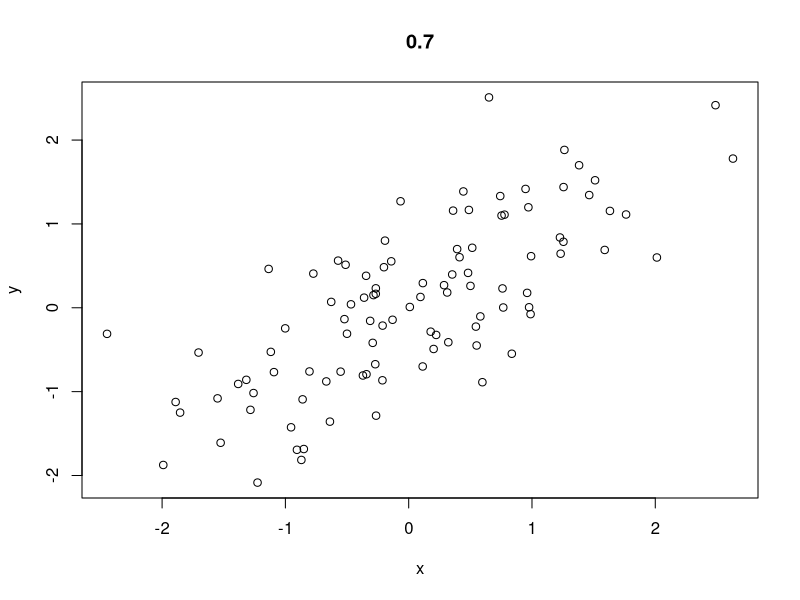
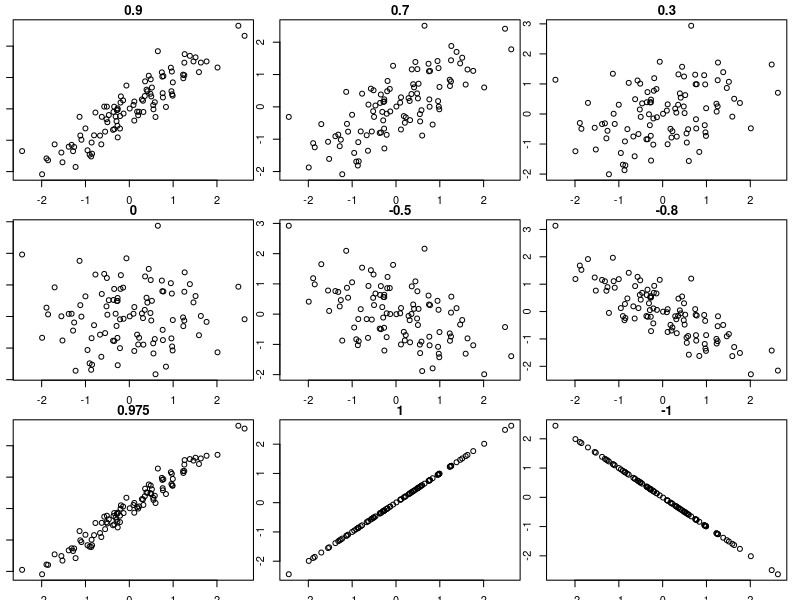
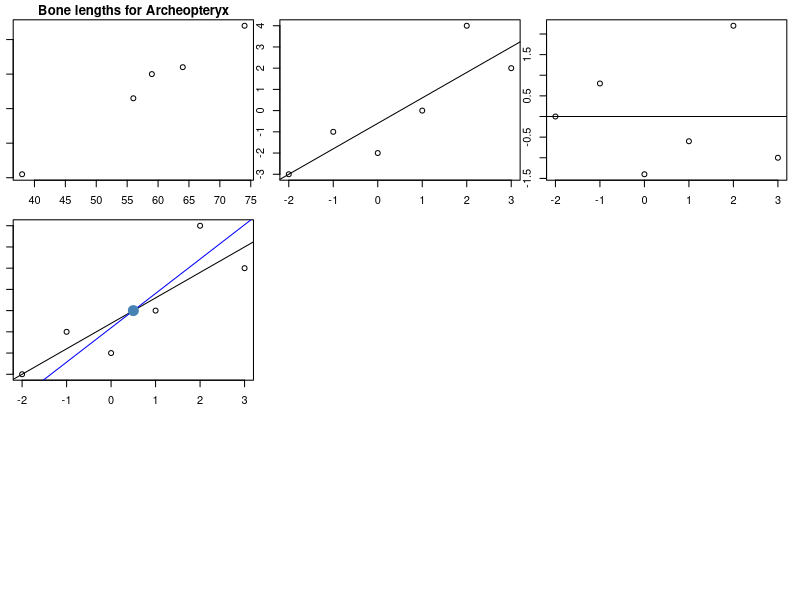
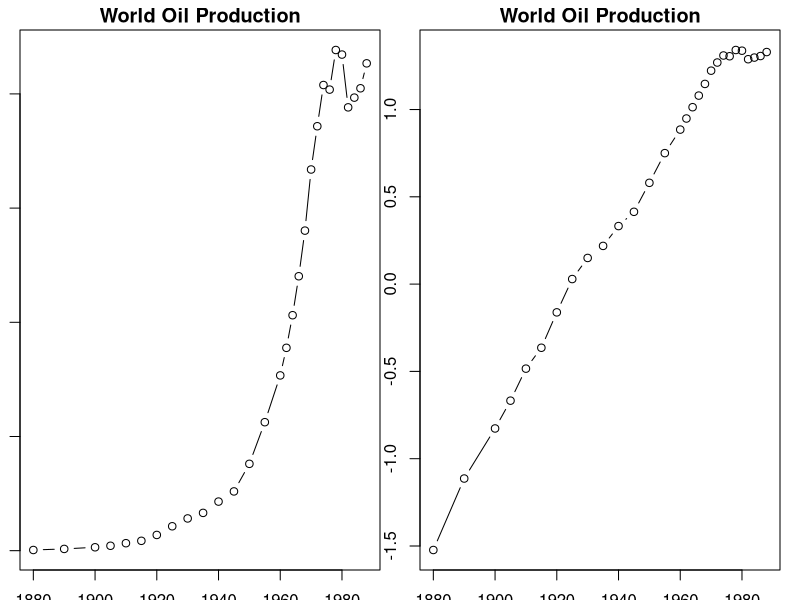
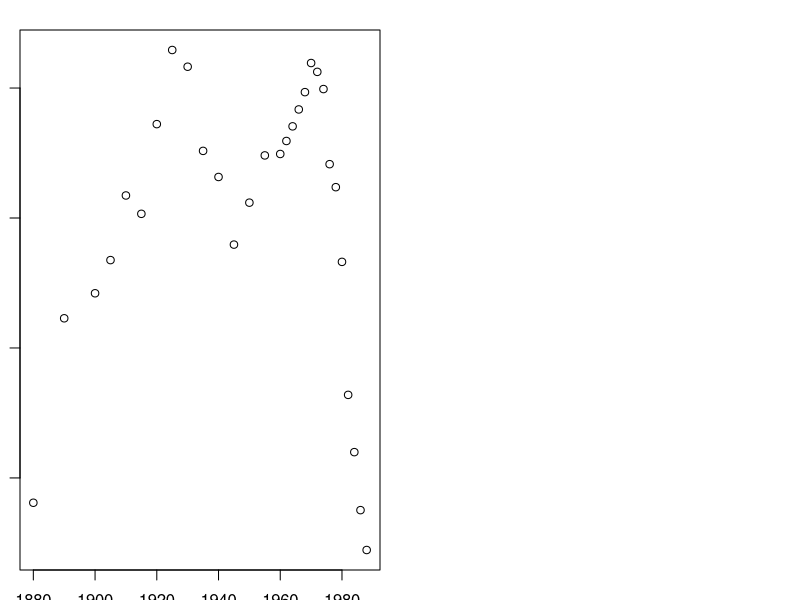
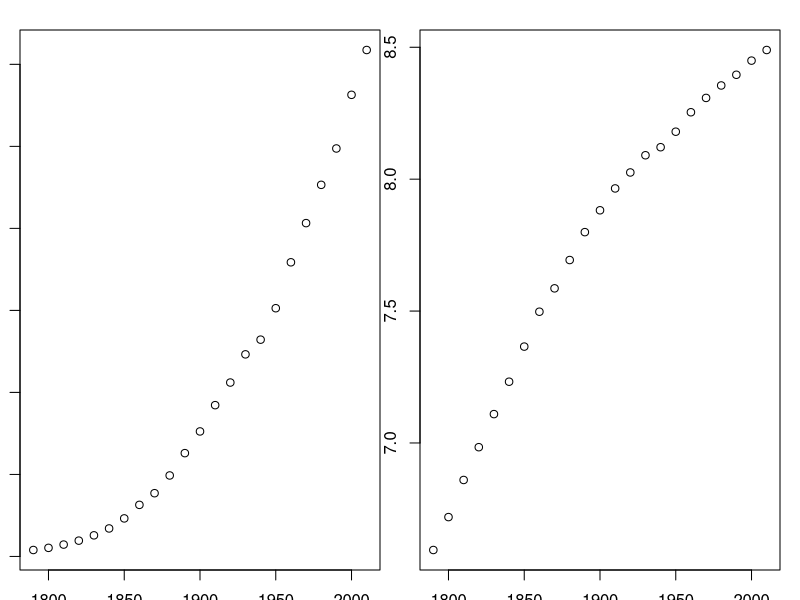
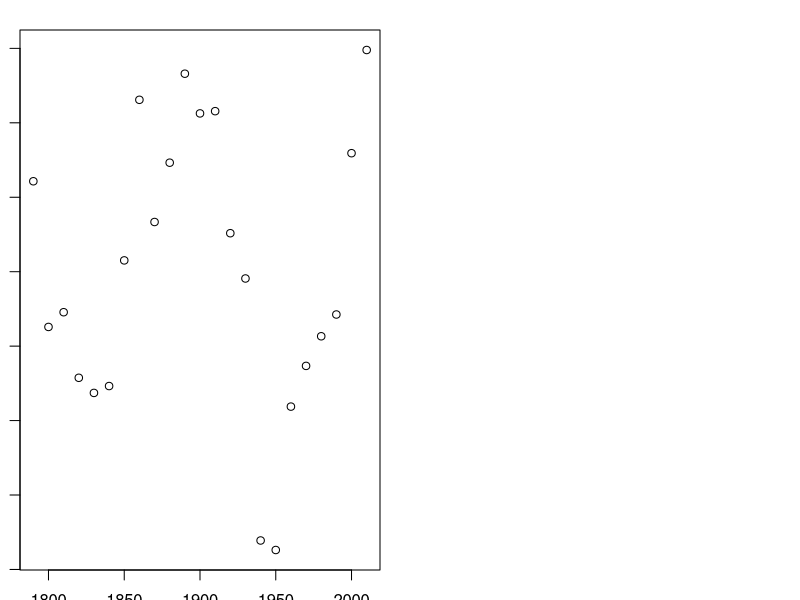

Reproduce these figures in R, in order.
## ---- chunk 1
knitr::opts_chunk$set(comment = NA)
## ---- chunk 2
x <- rnorm(100)
z <- rnorm(100)
## ---- chunk 3
simulate_r <- function(x, z, r) {
  y <- r*x + sqrt(1-r^2)*z
  plot(x, y, main = r)
}
## ---- chunk 4
r <- 0.7
simulate_r(x, z, r)
## ---- chunk 5
rs <- c(.9, .7, .3, 0, -.5, -.8, .975, 1, -1)
# opar <- par()
par(mfrow = c(3,3), mar = c(1.5,1,1.5,1))
dummy <- lapply(rs, simulate_r, x = x, z = z)
# par(opar)
## ---- chunk 6
femur <- c(38, 56, 59, 64, 74)
humerous <- c(41, 63, 70, 72, 84)
cor(femur, humerous)
plot(femur, humerous, main = "Bone lengths for Archeopteryx")
## ---- chunk 7
x <- c(-2, -1,  0, 1, 2, 3)
y <- c(-3, -1, -2, 0, 4, 2)
xbar <- sum(x) / length(x)
ybar <- sum(y) / length(y)
varx <- sum((x - xbar)^2) / (length(x) - 1)
covxy <- sum((x - xbar) * (y - ybar)) / (length(x) - 1)
bhat <- covxy / varx
ahat <- ybar - bhat * xbar
c(bhat, ahat)
## ---- chunk 8
df <- data.frame(x, y)
df
l <- lm(df$y ~ df$x)
l
plot(df)
abline(l[1], l[2])
## ---- chunk 9
df$resid = resid(l)
df$predict = predict(l)
df
plot(x, df$resid)
abline(0, 0)
## ---- chunk 10
vary <- sum((y - ybar)^2) / (length(y) - 1)
bhat <- covxy / vary
ahat <- xbar - bhat * ybar
c(bhat, ahat)
## ---- chunk 11
plot(df$x, df$y)
abline(lm(df$y ~ df$x))
lr <- lm(df$x ~ df$y)
ahat <- lr$coefficients[1]
bhat <- lr$coefficients[2]
abline(a=-ahat/bhat, b=1/bhat, col="blue")
points(mean(x), mean(y), pch=19, cex=2, col="steelblue")
## ---- chunk 12
year = c(1880, 1890, 1900, 1905, 1910, 1915, 1920, 1925, 1930, 1935,
         1940, 1945, 1950, 1955, 1960, 1962, 1964, 1966, 1968, 1970,
         1972, 1974, 1976, 1978, 1980, 1982, 1984, 1986, 1988)
# In billions of barrels
oil = c(.030, .077, .149, .215, .328, .432, .689, 1.069, 1.412, 1.655,
        2.150, 2.595, 3.803, 5.626, 7.674, 8.882, 10.310, 12.016, 14.014, 16.690, 
        18.584, 20.389, 20.188, 21.922, 21.722, 19.411, 19.837, 20.246, 21.338)
length(year)
length(oil)
par(mfcol=1:2)
plot(year, oil, type="b",
     main="World Oil Production", 
     ylab = "billions of barrels")
plot(year, log(oil, 10), type="b", 
     main="World Oil Production",
     ylab = "log(billions of barrels)")
## ---- chunk 13
logbarrel = log(oil, 10)
use = lm(logbarrel~year)
summary(use)
## ---- chunk 14
use = lm(logbarrel ~ year)
use$coefficients[2] * log(10)
## ---- chunk 15
plot(year, resid(use))
## ---- chunk 16
S <- c(1, 2, 5, 10, 20)
V <- c(1.0, 1.5, 2.2, 2.5, 2.9)
Sinv <- 1/S
Vinv <- 1/V
(chem.lm <- lm(Vinv ~ Sinv)) # Outer parentheses force printing it.
1/chem.lm$coefficients[1] # is v
# Somehow the other answer is k=2.122
## ---- chunk 17
#install.packages("nlme")
library(nlme)
#help(nlme)
#help(gnls)

gnls(V ~ Vmax*S/(Km+S),
     data = data.frame(V,S),
     start = list(Vmax=3.1141, Km=2.1216))
## ---- chunk 18
C <- matrix(c(1, 2, 3, 4), nrow = 2)
C
t(C)
det(C)
C^-1 # Nope!
C %*% C^-1
library("MASS")
ginv(C)
C %*% ginv(C)
ginv(C) %*% C
round(C %*% ginv(C), 10)
## ---- chunk 19
uspop<-c(3929214,5236631,7239881,9638453,12866020,17069453,23191876,31443321,38558371,49371340,62979766,76212168,92228496,106021537,123202624,132164569,151325798,179323175,203211926,226545805,248709873,281421906,308745538)
year<-c(0:22)*10+1790
par(mfrow=c(1,2))
plot(year,uspop)
loguspop<-log(uspop,10)
plot(year,loguspop)
## ---- chunk 20
# Keep years smaller by subtracting 1790
year1<-year-1790
year2<-year1^2
lm.uspop <- lm(loguspop ~ year1 + year2)
summary(lm.uspop)
## ---- chunk 21
resid.uspop<-resid(lm.uspop)
plot(year,resid.uspop)
